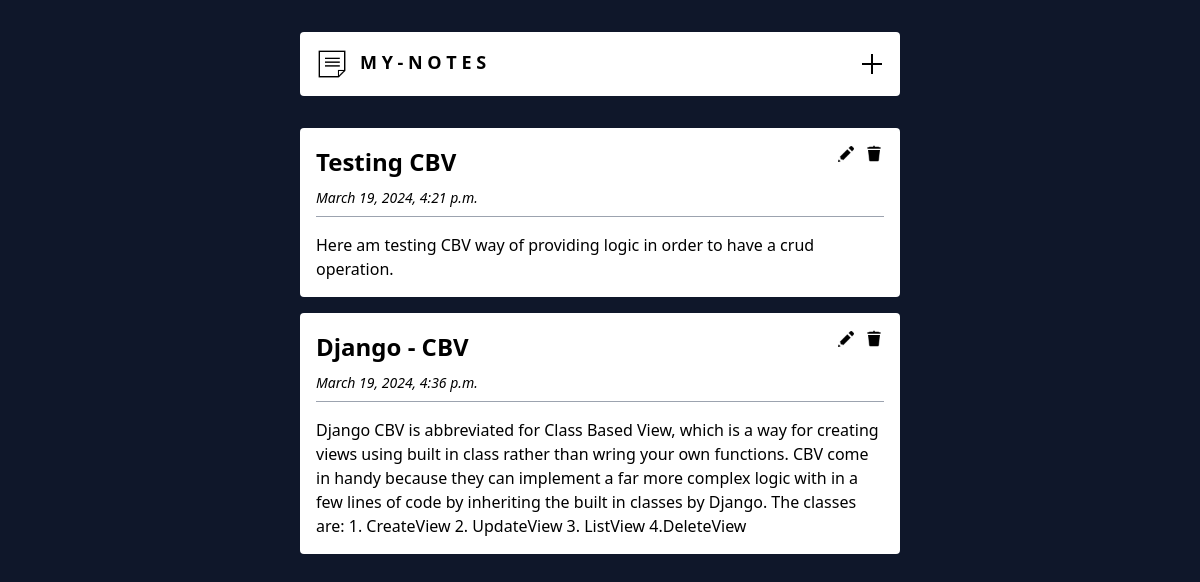
The page / on the database its author committed.
### notes/models.py (models this page shows, shortened)
class Note(models.Model):
    title = models.CharField(max_length=200)
    description = models.TextField()
    published_date = models.DateTimeField(auto_now_add=True)
    updated_date = models.DateTimeField(auto_now=True)

### notes/views.py (the view)
# urls.py: path("", ListNoteView.as_view(), name="home"),
class ListNoteView(ListView):
    model = Note
    template_name = "index.html"

### templates/index.html (shortened to what this page needs)
{% extends 'base.html' %}
{% load static %}
{% block content %}
    <div class="w-full flex flex-wrap justify-center">
        {% for note in object_list %}
        <div class="flex flex-col items-start bg-white rounded border-none w-1/2 p-4 m-2">
            <div class="flex justify-between items-center w-full">
                <div class="w-1/2">
                    <span class="font-bold text-2xl flex-1">{{ note.title }}</span>
                </div>
                <div class="flex justify-between">
                    <a href="{% url 'edit-note' note.pk %}"><img class="w-5 h-5 mr-2" src="{% static 'icons/edit.png' %}" alt="Edit Icon"></a>
                    <form action="{% url 'delete-note' note.pk %}" method="post" style="display: inline;">
                        <a href="javascript:;" onclick="if (confirm('Are you sure you want to delete this note?')) { this.closest('form').submit(); } return false;">
                            <img class="w-5 h-5" src="{% static 'icons/delete.png' %}" alt="Delete Icon">
                        </a>
                    </form>
                </div>
            </div>
            <div class="mt-2">
                <span class="font-thin italic text-sm">{{ note.updated_date }}</span>
            </div>
            <div class="bg-gray-400 w-full h-px mt-2 mb-4"></div>
            <div>
                <a href="{% url 'detail-note' note.pk %}">
                    <span>{{ note.description }}</span>
                </a>
            </div>
        </div>
        {% endfor %}
    </div>
{% endblock %}

### templates/base.html (shortened to what this page needs)
{% load static %}
<html lang="en">
  <head>
    <script src="https://cdn.tailwindcss.com"></script>
  </head>
  <body class="flex flex-col items-center bg-slate-900 py-8">
    <div class="flex justify-between mb-6 bg-white rounded w-2/4 items-center p-4 border-none">
        <a href="{% url 'home' %}">
            <div class="flex justify-between">
                <img class="w-8 h-8 mr-2" src="{% static 'icons/logo.png' %}" alt="Logo" />
                <span class="font-bold text-lg text-center ml-1">M Y - N O T E S</span>
            </div>
        </a>
        <div class="">
            <a href="{% url 'add-note'%}" class="">
                <img class="w-6 h-6" src="{% static 'icons/add.png' %}" alt="Add Icon">
            </a>
        </div>
    </div>
    {% block content %} {% endblock %}
  </body>
</html>

### rows shown on the page
Note: title "Testing CBV", updated_date "March 19, 2024, 4:21 p.m.", description "Here am testing CBV way of providing logic in order to have a crud operation."
Note: title "Django - CBV", updated_date "March 19, 2024, 4:36 p.m.", description "Django CBV is abbreviated for Class Based View, which is a way for creating views using built in class rather than wring your own functions. CBV come in handy because they can implement a far more complex logic with in a few lines of code by inheriting the built in classes by Django. The classes are: 1. CreateView 2. UpdateView 3. ListView 4.DeleteView"
